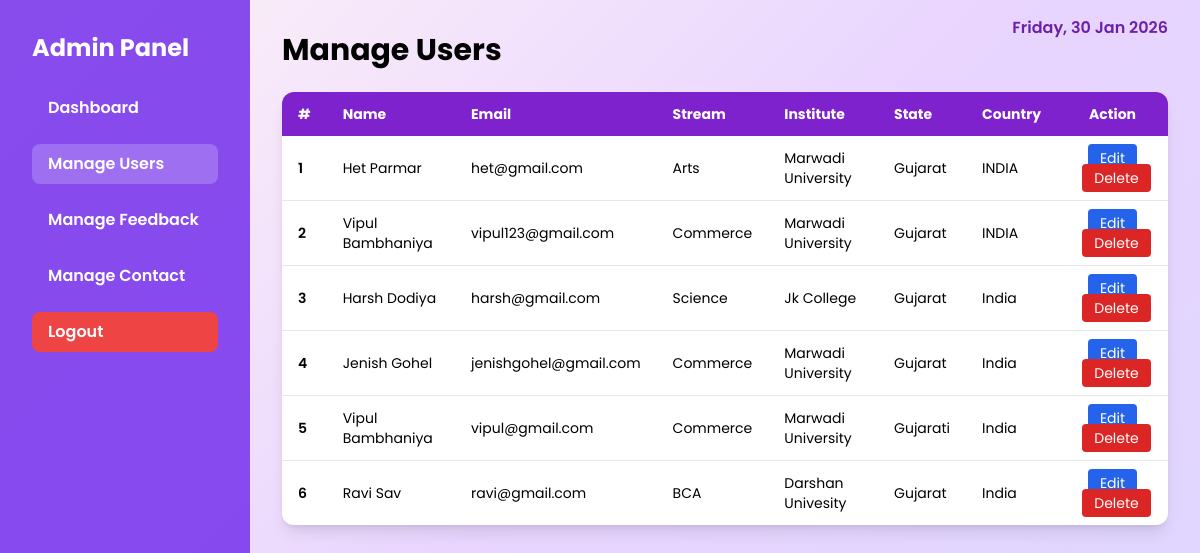
The page /admin-manage-users.php (signed in) on the database its author committed.
### tables this page shows
CREATE TABLE `users` (
  `user_id` int NOT NULL,
  `name` varchar(255) NOT NULL,
  `email` varchar(255) NOT NULL,
  `password_hash` varchar(255) NOT NULL,
  `stream` varchar(100) DEFAULT NULL,
  `institute_name` varchar(255) DEFAULT NULL,
  `state` varchar(100) DEFAULT NULL,
  `country` varchar(100) DEFAULT NULL
);

### admin-manage-users.php (the view, shortened to what this page needs)
<?php
require_once 'db.php';
$sql = "SELECT * FROM users ORDER BY user_id DESC";
$result = $conn->query($sql);
$today_date = date("l, d M Y");
?>
<!DOCTYPE html>
<html lang="en">
<head>
<script src="https://cdn.tailwindcss.com"></script>
</head>
<body>
<div class="flex">
    <aside class="sidebar">
        <h2 class="text-2xl font-bold mb-6">Admin Panel</h2>
        <a href="admin-dashboard.php">Dashboard</a>
        <a href="admin-manage-users.php" class="bg-white bg-opacity-20">Manage Users</a>
        <a href="admin-manage-feedback.php">Manage Feedback</a>
        <a href="admin-manage-contact.php">Manage Contact</a>
        <a href="admin-logout.php" class="logout mt-6">Logout</a>
    </aside>
    <main class="content">
        <div class="date-display"><?= $today_date ?></div>
        <h1 class="text-3xl font-bold mb-6">Manage Users</h1>
        <div class="overflow-x-auto bg-white rounded-xl shadow-lg">
            <table class="min-w-full text-sm text-left">
                <thead class="bg-purple-700 text-white">
                    <tr>
                        <th class="px-4 py-3">#</th>
                        <th class="px-4 py-3">Name</th>
                        <th class="px-4 py-3">Email</th>
                        <th class="px-4 py-3">Stream</th>
                        <th class="px-4 py-3">Institute</th>
                        <th class="px-4 py-3">State</th>
                        <th class="px-4 py-3">Country</th>
                        <th class="px-4 py-3 text-center">Action</th>
                    </tr>
                </thead>
                <tbody class="divide-y">
                <?php
                if($result && $result->num_rows > 0):
                    $i = 1;
                    while($user = $result->fetch_assoc()):
                ?>
                    <tr class="hover:bg-purple-50">
                        <td class="px-4 py-3 font-semibold"><?= $i++; ?></td>
                        <td class="px-4 py-3"><?= htmlspecialchars($user['name']); ?></td>
                        <td class="px-4 py-3"><?= htmlspecialchars($user['email']); ?></td>
                        <td class="px-4 py-3"><?= htmlspecialchars($user['stream']); ?></td>
                        <td class="px-4 py-3"><?= htmlspecialchars($user['institute_name']); ?></td>
                        <td class="px-4 py-3"><?= htmlspecialchars($user['state']); ?></td>
                        <td class="px-4 py-3"><?= htmlspecialchars($user['country']); ?></td>
                        <td class="px-4 py-3 text-center space-x-2">
                            <a href="admin-edit-user.php?id=<?= $user['user_id']; ?>"
                               class="px-3 py-1 bg-blue-600 text-white rounded hover:bg-blue-700">
                               Edit
                            </a>
                            <a href="admin-delete-user.php?id=<?= $user['user_id']; ?>"
                               onclick="return confirm('Are you sure?')"
                               class="px-3 py-1 bg-red-600 text-white rounded hover:bg-red-700">
                               Delete
                            </a>
                        </td>
                    </tr>
                <?php endwhile; else: ?>
                    <tr>
                        <td colspan="8" class="text-center py-6 text-gray-500">No users found</td>
                    </tr>
                <?php endif; ?>
                </tbody>
            </table>
        </div>
    </main>
</div>
</body>
</html>

### admin-manage-users.php (style rules this page uses)
body { font-family:'Poppins',sans-serif; background:linear-gradient(135deg,#fef3f7,#e9d5ff,#ddd6fe); min-height:100vh; }
.sidebar { background:rgba(124,58,237,0.9); color:white; min-height:100vh; padding:2rem; width:250px; }
.sidebar a { display:block; margin:1rem 0; padding:0.5rem 1rem; border-radius:0.5rem; font-weight:600; }
.sidebar .logout { background:#ef4444; }
.content { flex:1;padding:2rem;position:relative; }
.date-display { position:absolute; top:1rem; right:2rem; font-weight:600; color:#6b21a8; }

### rows shown on the page
users: name "Het Parmar", email "het@gmail.com", stream "Arts", institute_name "Marwadi University", state "Gujarat", country "INDIA"
users: name "Vipul Bambhaniya", email "vipul123@gmail.com", stream "Commerce", institute_name "Marwadi University", state "Gujarat", country "INDIA"
users: name "Harsh Dodiya", email "harsh@gmail.com", stream "Science", institute_name "Jk College", state "Gujarat", country "India"
users: name "Jenish Gohel", email "jenishgohel@gmail.com", stream "Commerce", institute_name "Marwadi University", state "Gujarat", country "India"
users: name "Vipul Bambhaniya", email "vipul@gmail.com", stream "Commerce", institute_name "Marwadi University", state "Gujarati", country "India"
users: name "Ravi Sav", email "ravi@gmail.com", stream "BCA", institute_name "Darshan Univesity", state "Gujarat", country "India"
